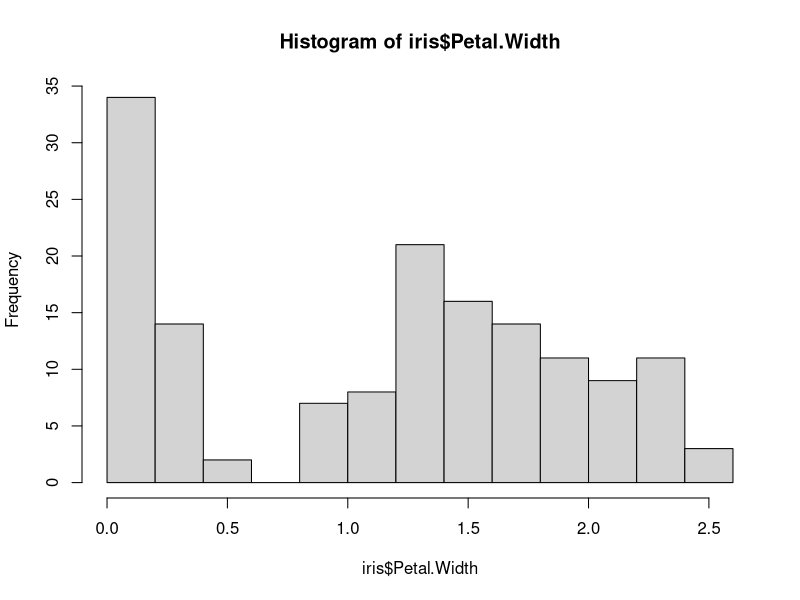
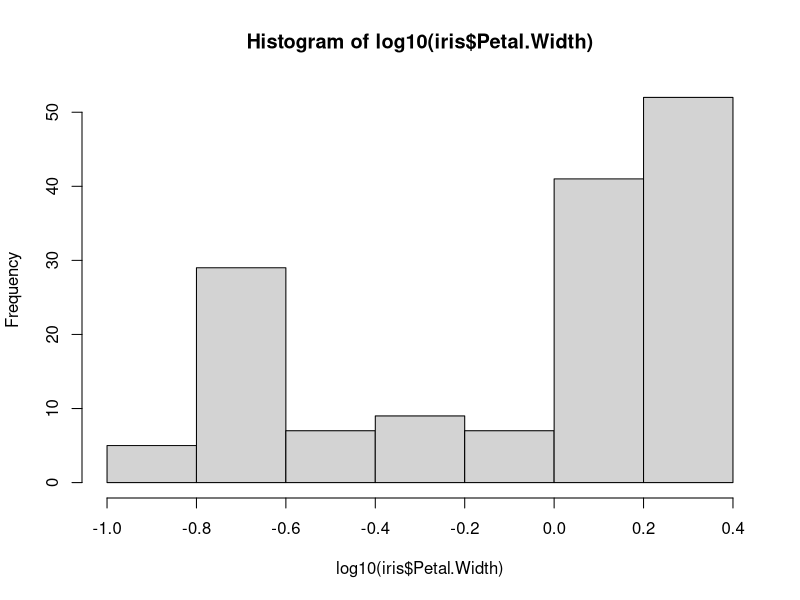
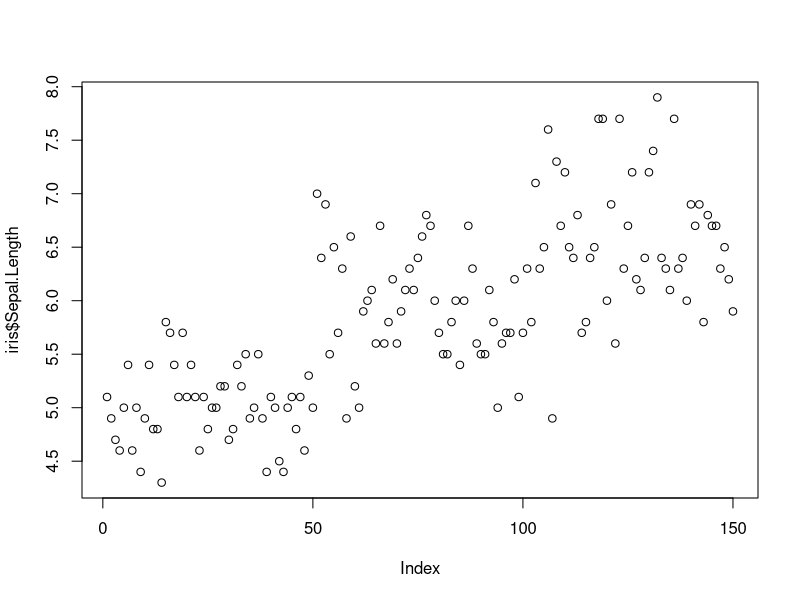
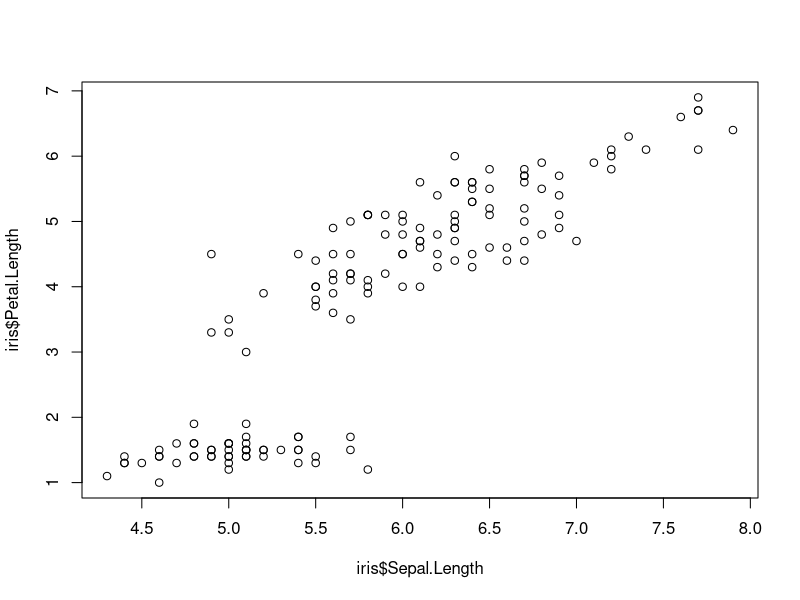
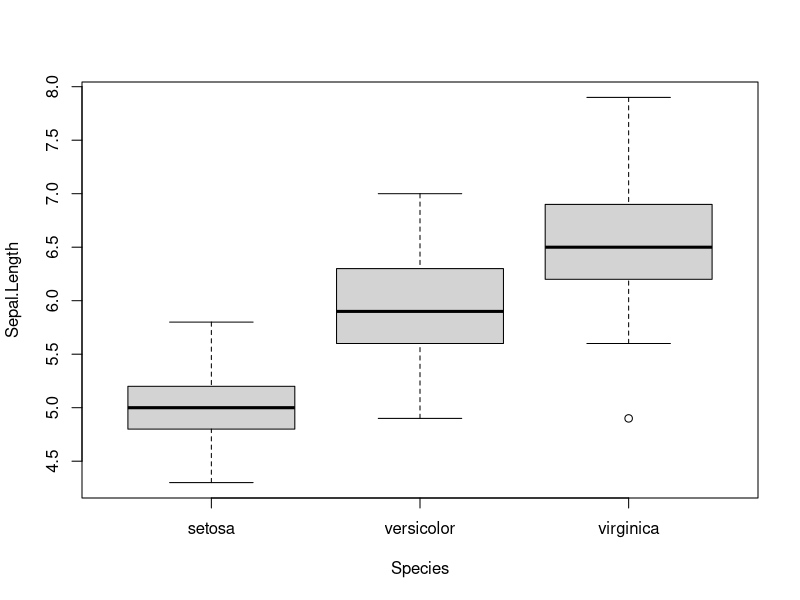

Reproduce these figures in R, in order.
## ---- chunk 1
data("iris")

summary(iris)

head(iris)

summary(iris$Petal.Width)
hist(iris$Petal.Width)

## The variable Petal Width is transformed by log(10)

summary(log10(iris$Petal.Width))
hist(log10(iris$Petal.Width))

## A scatter plot of the sepal length vs petal length is provided. 

plot(iris$Sepal.Length)

plot(x= iris$Sepal.Length, y= iris$Petal.Length)

boxplot(Sepal.Length ~ Species, data = iris)



